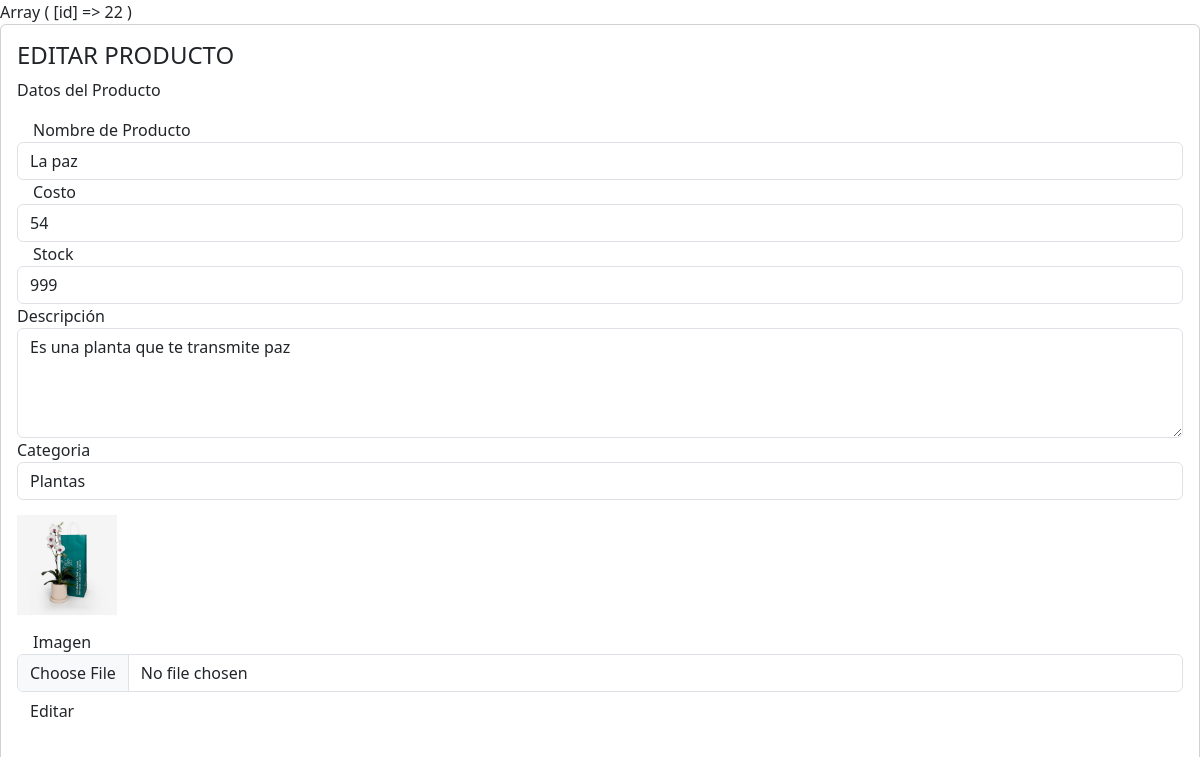
/dashboard/editarpro.php?id=22, run on the app's committed database.
### tables this page shows
CREATE TABLE `producto` (
  `id_producto` int(11) NOT NULL,
  `nom_pro` varchar(200) NOT NULL,
  `costo` float NOT NULL,
  `stock` int(11) NOT NULL,
  `categoria` int(11) NOT NULL,
  `descripcion` varchar(900) NOT NULL,
  `imagen` varchar(100) NOT NULL
);

### dashboard/editarpro.php (the view, shortened to what this page needs)
<?php
print_r($_GET);
include '../model/database.php';
$id = $_GET['id'];
$sentencia = $conn->prepare("SELECT * FROM producto WHERE id_producto = ?;");
$sentencia->execute([$id]);
$producto = $sentencia->fetch(PDO::FETCH_OBJ);
$cons = $conn->query("SELECT  * FROM categoria");
?>
<!DOCTYPE html>
<html lang="en">
<head>
    <link rel="stylesheet" href="https://stackpath.bootstrapcdn.com/bootstrap/5.3.3/css/bootstrap.min.css">
</head>
<body>
    <div class="col-12 grid-margin stretch-card">
        <div class="card">
            <div class="card-body">
                <h4 class="card-title">EDITAR PRODUCTO</h4>
                <form class="forms-sample" id="productoForm" method="POST" action="editarproceso2.php"
                    enctype="multipart/form-data">
                    <p class="card-description"> Datos del Producto</p>
                    <div class="form-group">
                        <label for="exampleInputName1"><i class="mdi mdi-lead-pencil me-3"></i>Nombre de
                            Producto</label>
                        <input value="<?php echo $producto->nom_pro ?>" type="text" class="form-control"
                            name="txtnombrepro" id="exampleInputName1" placeholder="Nombre de Producto" required>
                    </div>
                    <div class="form-group">
                        <label for="exampleInputName1"><i class="mdi mdi-cash-multiple me-3"></i>Costo</label>
                        <input value="<?php echo $producto->costo ?>" type="text" class="form-control"
                            name="txtcostopro" id="exampleInputName1" placeholder="Costo del Producto" required>
                    </div>
                    <div class="form-group">
                        <label for="exampleInputName1"><i class="mdi mdi-shopping me-3"></i>Stock</label>
                        <input value="<?php echo $producto->stock ?>" type="text" class="form-control"
                            name="txtstockpro" id="exampleInputName1" placeholder="Stock del Producto" required>
                    </div>
                    <div class="form-group">
                        <label for="exampleTextarea1"><i class="mdi mdi-view-headlineme-3"></i>Descripción</label>
                        <textarea name="txtdescripcionpro" class="form-control" id="exampleTextarea1" rows="4"
                            placeholder="Escribe la descripción del Producto"
                            required><?php echo $producto->descripcion ?></textarea>
                    </div>
                    <div class="form-group">
                        <label for="exampleTextarea1"><i class="mdi mdi-view-headlineme-3"></i>Categoria</label>
                        <select required size="1" class="form-control" name="txtcategoria">
                            <?php foreach ($cons as $categoria) {
                                $id_categoria = $categoria['id_categoria'];
                                $nom_categoria = $categoria['cat_nom'];
                                $selected = ($id_categoria == $producto->categoria) ? 'selected' : '';
                                echo "<option value=\"$id_categoria\" $selected>$nom_categoria</option>";
                            } ?>
                        </select>
                    </div>
                    <?php if (!empty($producto->imagen)): ?>
                        <img src="<?php echo $producto->imagen; ?>" alt="Imagen actual" style="max-width: 100px;">
                    <?php else: ?>
                        <p>No hay imagen disponible</p>
                    <?php endif; ?>
                    <div class="form-group">
                        <label for="exampleInputName1"><i class="mdi mdi-image me-3"></i>Imagen</label>
                        <div class="input-group">
                            <input type="file" name="imagen" class="form-control file-upload-info " accept="image/*">
                        </div>
                    </div>
                    <button type="submit" class="btn btn-gradient-primary me-2">Editar</button>
                </form>
            </div>
        </div>
    </div>
</body>
</html>

### data on the page
producto: txtnombrepro "La paz", txtcostopro "54", txtstockpro "999", txtdescripcionpro "Es una planta que te transmite paz", imagen (picture)

### other printed values
form field txtcategoria "Plantas"
